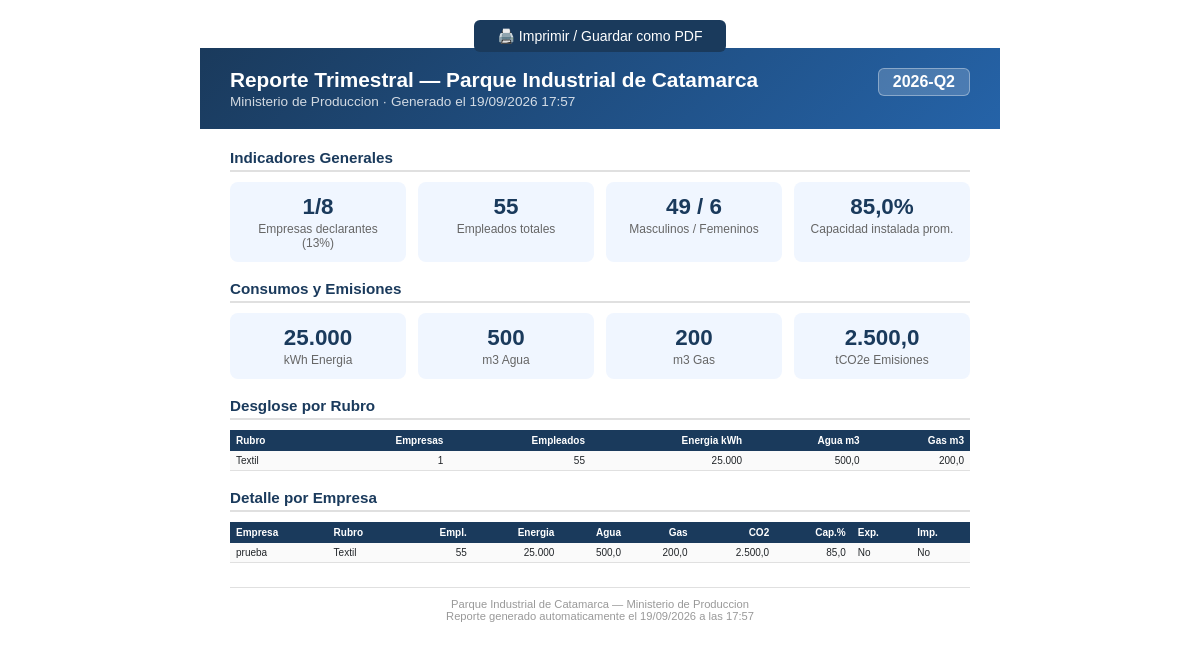
The app's page /ministerio/reporte.php?periodo=2026-Q2&imprimir=1 (signed in) with its own data.
### tables this page shows
CREATE TABLE `datos_empresa` (
  `id` int(11) NOT NULL AUTO_INCREMENT,
  `empresa_id` int(11) NOT NULL,
  `periodo` varchar(20) NOT NULL COMMENT 'Ej: 2025-Q1, 2025-Q2',
  `dotacion_total` int(11) DEFAULT 0,
  `empleados_masculinos` int(11) DEFAULT 0,
  `empleados_femeninos` int(11) DEFAULT 0,
  `empleados_otros` int(11) DEFAULT 0,
  `capacidad_instalada` varchar(255) DEFAULT NULL,
  `porcentaje_capacidad_uso` decimal(5,2) DEFAULT NULL,
  `produccion_mensual` varchar(255) DEFAULT NULL,
  `unidad_produccion` varchar(50) DEFAULT NULL,
  `consumo_energia` decimal(12,2) DEFAULT NULL COMMENT 'kWh mensuales',
  `consumo_agua` decimal(12,2) DEFAULT NULL COMMENT 'm3 mensuales',
  `consumo_gas` decimal(12,2) DEFAULT NULL COMMENT 'm3 mensuales',
  `conexion_red_agua` tinyint(1) DEFAULT 0,
  `pozo_agua` tinyint(1) DEFAULT 0,
  `conexion_gas_natural` tinyint(1) DEFAULT 0,
  `conexion_cloacas` tinyint(1) DEFAULT 0,
  `exporta` tinyint(1) DEFAULT 0,
  `productos_exporta` text DEFAULT NULL,
  `paises_exporta` varchar(255) DEFAULT NULL,
  `monto_exportaciones` decimal(15,2) DEFAULT NULL,
  `importa` tinyint(1) DEFAULT 0,
  `productos_importa` text DEFAULT NULL,
  `paises_importa` varchar(255) DEFAULT NULL,
  `monto_importaciones` decimal(15,2) DEFAULT NULL,
  `emisiones_co2` decimal(12,4) DEFAULT NULL COMMENT 'Toneladas CO2 equivalente',
  `fuente_emision_principal` varchar(100) DEFAULT NULL,
  `inversion_anual` decimal(15,2) DEFAULT NULL,
  `inversion_maquinaria` decimal(15,2) DEFAULT NULL,
  `inversion_infraestructura` decimal(15,2) DEFAULT NULL,
  `rango_facturacion` enum('micro','pequena','mediana','grande') DEFAULT NULL,
  `certificaciones` text DEFAULT NULL COMMENT 'ISO, etc.',
  `estado` enum('borrador','enviado','aprobado','rechazado') DEFAULT 'borrador',
  `declaracion_jurada` tinyint(1) DEFAULT 0,
  `fecha_declaracion` datetime DEFAULT NULL,
  `ip_declaracion` varchar(45) DEFAULT NULL,
  `observaciones_ministerio` text DEFAULT NULL,
  `revisado_por` int(11) DEFAULT NULL,
  `fecha_revision` datetime DEFAULT NULL,
  `created_at` timestamp NOT NULL DEFAULT current_timestamp(),
  `updated_at` timestamp NOT NULL DEFAULT current_timestamp() ON UPDATE current_timestamp(),
  PRIMARY KEY (`id`),
  UNIQUE KEY `uk_empresa_periodo` (`empresa_id`,`periodo`),
  KEY `revisado_por` (`revisado_por`),
  KEY `idx_periodo` (`periodo`),
  KEY `idx_estado` (`estado`),
  CONSTRAINT `datos_empresa_ibfk_1` FOREIGN KEY (`empresa_id`) REFERENCES `empresas` (`id`) ON DELETE CASCADE,
  CONSTRAINT `datos_empresa_ibfk_2` FOREIGN KEY (`revisado_por`) REFERENCES `usuarios` (`id`) ON DELETE SET NULL
);

CREATE TABLE `empresas` (
  `id` int(11) NOT NULL AUTO_INCREMENT,
  `usuario_id` int(11) DEFAULT NULL,
  `nombre` varchar(255) NOT NULL,
  `razon_social` varchar(255) DEFAULT NULL,
  `cuit` varchar(20) DEFAULT NULL,
  `rubro` varchar(100) DEFAULT NULL,
  `descripcion` text DEFAULT NULL,
  `ubicacion` varchar(100) DEFAULT NULL COMMENT 'PI El Pantanillo, Capital, etc',
  `direccion` varchar(255) DEFAULT NULL,
  `latitud` decimal(10,8) DEFAULT NULL,
  `longitud` decimal(11,8) DEFAULT NULL,
  `telefono` varchar(50) DEFAULT NULL,
  `email_contacto` varchar(255) DEFAULT NULL,
  `contacto_nombre` varchar(255) DEFAULT NULL,
  `sitio_web` varchar(255) DEFAULT NULL,
  `facebook` varchar(255) DEFAULT NULL,
  `instagram` varchar(255) DEFAULT NULL,
  `linkedin` varchar(255) DEFAULT NULL,
  `logo` varchar(255) DEFAULT NULL,
  `imagen_portada` varchar(255) DEFAULT NULL,
  `estado` enum('pendiente','activa','suspendida','inactiva') DEFAULT 'pendiente',
  `perfil_completo` tinyint(1) DEFAULT 0,
  `verificada` tinyint(1) DEFAULT 0,
  `visitas` int(11) DEFAULT 0,
  `lote_declarado` varchar(50) DEFAULT NULL COMMENT 'Numero de lote declarado por la empresa',
  `lote_solicitud_estado` enum('sin_solicitud','pendiente','asignado') NOT NULL DEFAULT 'sin_solicitud',
  `created_at` timestamp NOT NULL DEFAULT current_timestamp(),
  `updated_at` timestamp NOT NULL DEFAULT current_timestamp() ON UPDATE current_timestamp(),
  PRIMARY KEY (`id`),
  KEY `usuario_id` (`usuario_id`),
  KEY `idx_rubro` (`rubro`),
  KEY `idx_ubicacion` (`ubicacion`),
  KEY `idx_estado` (`estado`),
  KEY `idx_visitas` (`visitas`),
  FULLTEXT KEY `idx_busqueda` (`nombre`,`razon_social`,`descripcion`,`rubro`),
  CONSTRAINT `empresas_ibfk_1` FOREIGN KEY (`usuario_id`) REFERENCES `usuarios` (`id`) ON DELETE SET NULL
);

### includes/funciones.php (called while the page is built, shortened)
<?php
function e($string) {
    return htmlspecialchars($string ?? '', ENT_QUOTES, 'UTF-8');
}

### public/ministerio/reporte.php (the view, shortened to what this page needs)
<?php
$db = getDB();
$periodo = trim($_GET['periodo'] ?? '');
$stmt = $db->prepare("
    SELECT COUNT(*) AS total_empresas,
           SUM(COALESCE(dotacion_total, 0)) AS total_empleados,
           SUM(COALESCE(empleados_masculinos, 0)) AS emp_masc,
           SUM(COALESCE(empleados_femeninos, 0)) AS emp_fem,
           SUM(COALESCE(consumo_energia, 0)) AS energia,
           SUM(COALESCE(consumo_agua, 0)) AS agua,
           SUM(COALESCE(consumo_gas, 0)) AS gas,
           SUM(COALESCE(emisiones_co2, 0)) AS co2,
           AVG(COALESCE(porcentaje_capacidad_uso, 0)) AS cap_promedio
    FROM datos_empresa
    WHERE periodo = ? AND estado IN ('enviado','aprobado')
");
$stmt->execute([$periodo]);
$totales = $stmt->fetch(PDO::FETCH_ASSOC);
$stmt = $db->prepare("
    SELECT e.nombre, e.rubro, e.cuit,
           de.dotacion_total, de.empleados_masculinos, de.empleados_femeninos,
           de.consumo_energia, de.consumo_agua, de.consumo_gas,
           de.porcentaje_capacidad_uso, de.emisiones_co2, de.estado,
           de.exporta, de.importa
    FROM datos_empresa de
    INNER JOIN empresas e ON de.empresa_id = e.id
    WHERE de.periodo = ? AND de.estado IN ('enviado','aprobado')
    ORDER BY e.nombre
");
$stmt->execute([$periodo]);
$detalle = $stmt->fetchAll(PDO::FETCH_ASSOC);
$stmt = $db->prepare("
    SELECT e.rubro,
           COUNT(*) AS empresas,
           SUM(COALESCE(de.dotacion_total, 0)) AS empleados,
           SUM(COALESCE(de.consumo_energia, 0)) AS energia,
           SUM(COALESCE(de.consumo_agua, 0)) AS agua,
           SUM(COALESCE(de.consumo_gas, 0)) AS gas
    FROM datos_empresa de
    INNER JOIN empresas e ON de.empresa_id = e.id
    WHERE de.periodo = ? AND de.estado IN ('enviado','aprobado')
    GROUP BY e.rubro ORDER BY empleados DESC
");
$stmt->execute([$periodo]);
$por_rubro = $stmt->fetchAll(PDO::FETCH_ASSOC);
$total_activas = (int) $db->query("SELECT COUNT(*) FROM empresas WHERE estado IN ('activa','pendiente')")->fetchColumn();
$tasa_respuesta = $total_activas > 0 ? round(($totales['total_empresas'] / $total_activas) * 100) : 0;
$fmt = fn($v, int $d = 0) => number_format((float)($v ?? 0), $d, ',', '.');
?>
<!DOCTYPE html>
<html lang="es">
<head>
</head>
<body>
<div class="page">
    <div class="no-print">
        <button onclick="window.print()">🖨️ Imprimir / Guardar como PDF</button>
    </div>
    <div class="header">
        <span class="periodo"><?= e($periodo) ?></span>
        <h1>Reporte Trimestral — Parque Industrial de Catamarca</h1>
        <div class="sub">Ministerio de Produccion · Generado el <?= date('d/m/Y H:i') ?></div>
    </div>
    <h2>Indicadores Generales</h2>
    <div class="kpi-grid">
        <div class="kpi">
            <div class="val"><?= $totales['total_empresas'] ?>/<?= $total_activas ?></div>
            <div class="lab">Empresas declarantes (<?= $tasa_respuesta ?>%)</div>
        </div>
        <div class="kpi">
            <div class="val"><?= $fmt($totales['total_empleados']) ?></div>
            <div class="lab">Empleados totales</div>
        </div>
        <div class="kpi">
            <div class="val"><?= $fmt($totales['emp_masc']) ?> / <?= $fmt($totales['emp_fem']) ?></div>
            <div class="lab">Masculinos / Femeninos</div>
        </div>
        <div class="kpi">
            <div class="val"><?= $fmt($totales['cap_promedio'], 1) ?>%</div>
            <div class="lab">Capacidad instalada prom.</div>
        </div>
    </div>
    <h2>Consumos y Emisiones</h2>
    <div class="kpi-grid">
        <div class="kpi">
            <div class="val"><?= $fmt($totales['energia']) ?></div>
            <div class="lab">kWh Energia</div>
        </div>
        <div class="kpi">
            <div class="val"><?= $fmt($totales['agua']) ?></div>
            <div class="lab">m3 Agua</div>
        </div>
        <div class="kpi">
            <div class="val"><?= $fmt($totales['gas']) ?></div>
            <div class="lab">m3 Gas</div>
        </div>
        <div class="kpi">
            <div class="val"><?= $fmt($totales['co2'], 1) ?></div>
            <div class="lab">tCO2e Emisiones</div>
        </div>
    </div>
    <?php if (!empty($por_rubro)): ?>
    <h2>Desglose por Rubro</h2>
    <table>
        <tr><th>Rubro</th><th class="text-end">Empresas</th><th class="text-end">Empleados</th><th class="text-end">Energia kWh</th><th class="text-end">Agua m3</th><th class="text-end">Gas m3</th></tr>
        <?php foreach ($por_rubro as $r): ?>
        <tr>
            <td><?= e($r['rubro'] ?? 'Sin rubro') ?></td>
            <td class="text-end"><?= $r['empresas'] ?></td>
            <td class="text-end"><?= $fmt($r['empleados']) ?></td>
            <td class="text-end"><?= $fmt($r['energia']) ?></td>
            <td class="text-end"><?= $fmt($r['agua'], 1) ?></td>
            <td class="text-end"><?= $fmt($r['gas'], 1) ?></td>
        </tr>
        <?php endforeach; ?>
    </table>
    <?php endif; ?>
    <?php if (!empty($detalle)): ?>
    <h2>Detalle por Empresa</h2>
    <table>
        <tr>
            <th>Empresa</th><th>Rubro</th>
            <th class="text-end">Empl.</th>
            <th class="text-end">Energia</th><th class="text-end">Agua</th><th class="text-end">Gas</th>
            <th class="text-end">CO2</th><th class="text-end">Cap.%</th>
            <th>Exp.</th><th>Imp.</th>
        </tr>
        <?php foreach ($detalle as $d): ?>
        <tr>
            <td><?= e($d['nombre']) ?></td>
            <td><?= e($d['rubro'] ?? '-') ?></td>
            <td class="text-end"><?= $fmt($d['dotacion_total']) ?></td>
            <td class="text-end"><?= $fmt($d['consumo_energia']) ?></td>
            <td class="text-end"><?= $fmt($d['consumo_agua'], 1) ?></td>
            <td class="text-end"><?= $fmt($d['consumo_gas'], 1) ?></td>
            <td class="text-end"><?= $fmt($d['emisiones_co2'], 1) ?></td>
            <td class="text-end"><?= $fmt($d['porcentaje_capacidad_uso'], 1) ?></td>
            <td><?= $d['exporta'] ? 'Si' : 'No' ?></td>
            <td><?= $d['importa'] ? 'Si' : 'No' ?></td>
        </tr>
        <?php endforeach; ?>
    </table>
    <?php endif; ?>
    <div class="footer">
        Parque Industrial de Catamarca — Ministerio de Produccion<br>
        Reporte generado automaticamente el <?= date('d/m/Y') ?> a las <?= date('H:i') ?>
    </div>
</div>
</body>
</html>

### public/ministerio/reporte.php (style rules this page uses)
:root { --azul: #1a3a5c; --azul-claro: #2563a8; }
* { margin: 0; padding: 0; box-sizing: border-box; }
body { font-family: Arial, sans-serif; font-size: 11px; color: #212529; background: #fff; }
.page { max-width: 800px; margin: 0 auto; padding: 20px 30px; }
.header { background: linear-gradient(135deg, var(--azul) 0%, var(--azul-claro) 100%); color: #fff; padding: 20px 30px; margin: -20px -30px 20px; }
.header h1 { font-size: 1.3rem; margin-bottom: 2px; }
.header .sub { font-size: .85rem; opacity: .8; }
.header .periodo { float: right; background: rgba(255,255,255,.18); border: 1px solid rgba(255,255,255,.35); border-radius: 6px; padding: 4px 14px; font-size: 1rem; font-weight: 700; }
h2 { font-size: .95rem; color: var(--azul); margin: 18px 0 10px; padding-bottom: 4px; border-bottom: 2px solid #e0e0e0; }
.kpi-grid { display: grid; grid-template-columns: repeat(4, 1fr); gap: 12px; margin-bottom: 16px; }
.kpi { background: #f0f6ff; border-radius: 8px; padding: 12px; text-align: center; }
.kpi .val { font-size: 1.4rem; font-weight: 700; color: var(--azul); }
.kpi .lab { font-size: .75rem; color: #666; margin-top: 2px; }
table { width: 100%; border-collapse: collapse; font-size: 10px; margin-bottom: 14px; }
th { background: var(--azul); color: #fff; padding: 5px 6px; text-align: left; font-weight: 600; }
td { padding: 4px 6px; border-bottom: 1px solid #e0e0e0; }
tr:nth-child(even) td { background: #fafafa; }
.text-end { text-align: right; }
.footer { text-align: center; color: #999; font-size: .7rem; margin-top: 24px; padding-top: 10px; border-top: 1px solid #e0e0e0; }
.no-print { text-align: center; margin-bottom: 16px; }
.no-print button { padding: 8px 24px; font-size: 14px; cursor: pointer; background: var(--azul); color: #fff; border: none; border-radius: 6px; }

### records on screen
datos_empresa: empresa.nombre "prueba", empresa.rubro "Textil", dotacion_total "55", consumo_energia "25.000", consumo_agua "500,0", consumo_gas "200,0", emisiones_co2 "2.500,0", porcentaje_capacidad_uso "85,0", exporta "No", importa "No"

### other values on screen
$periodo "2026-Q2"
$totales['total_empresas'] "1"
$total_activas "8"
$tasa_respuesta "13"
$fmt($totales['total_empleados']) "55"
$fmt($totales['emp_masc']) "49"
$fmt($totales['emp_fem']) "6"
$fmt($totales['cap_promedio'], 1) "85,0"
$fmt($totales['energia']) "25.000"
$fmt($totales['agua']) "500"
$fmt($totales['gas']) "200"
$fmt($totales['co2'], 1) "2.500,0"
$r['rubro'] "Textil"
$r['empresas'] "1"
$fmt($r['empleados']) "55"
